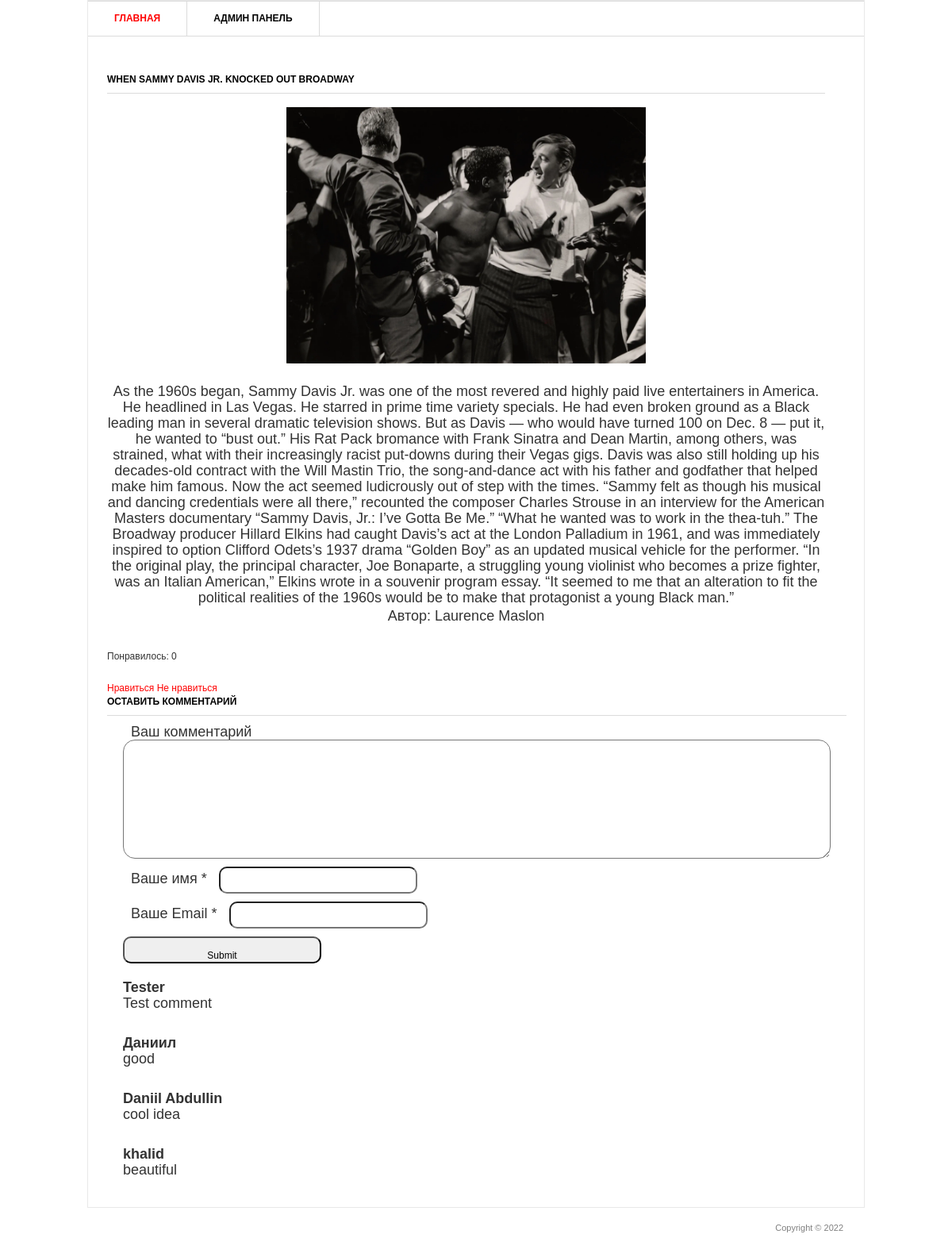
/1/, run on the app's committed database.
### blog/models.py (models this page shows, shortened)
class BlogPost(models.Model):
    title = models.CharField('Заголовок записи', max_length=100)
    description = models.TextField('Текст записи')
    author = models.CharField('Имя автора', max_length=100)
    date = models.DateField('Дата публикации')
    img = models.ImageField('Изображение', upload_to='image/%Y')
    class Meta:
        verbose_name = 'Запись'
        verbose_name_plural = 'Записи'

class Comments(models.Model):
    email = models.EmailField()
    name = models.CharField(max_length=50)
    text_comments = models.TextField('Текст комментария', max_length=2000)
    post = models.ForeignKey(BlogPost, on_delete=models.CASCADE)
    class Meta:
        verbose_name = 'Комментарий'
        verbose_name_plural = 'Комментарии'

### blog/views.py (the view)
# urls.py: path('<int:pk>/', views.PostDetail.as_view()),
class PostDetail(View):
    def get(self, request, pk):
        post = BlogPost.objects.get(id=pk)
        return render(request, 'blog/blog_detail.html', {'post': post})

### templates/blog/blog_detail.html (shortened to what this page needs)
{% load static %}
<html >
<head>
	<link rel="stylesheet" href="{% static 'css/style.css' %}" type="text/css" media="all" />
</head>
<body>
<div class="shell">
	<div class="border">
		<div id="navigation">
			<ul>
				<li><a href="/" class="active">Главная</a></li>
				<li><a href="/admin">Админ панель</a></li>
			</ul>
		</div>
		<div id="main">
			<div id="content" class="left">
				<div class="projects">
					<h3>{{ post.title }}</h3>
                    <p align="center">
                        {% if post.img %}
                            <img src="{{ post.img.url }}" width="50%" alt="{{ post.title }}" />
                        {% endif %}
                    </p>
					<div class="item">
						<div class="text left">
							<h4></h4>
							<p>{{ post.description}}</p>
							<p>Автор:  {{ post.author}}</p>
						</div>
					</div>
				</div>
			</div>
			<div>
				<br>
				<p>Понравилось: {{ post.likes_set.all.count }}</p>
				<br>
				<a href="{% url 'add_likes' post.id %}">Нравиться</a>
				<a href="{% url 'del_likes' post.id %}">Не нравиться</a>
			</div>
            <div class="form-comment">
                <h3>Оставить комментарий</h3>
                <div>
                    <form action="{% url 'add_comments' post.id %}" method="post">
                        <div>
                            <label>Ваш комментарий</label>
                            <textarea name="text_comments"></textarea>
                        </div>
                        <div>
                            <label>Ваше имя *</label>
                            <input type="text" name="name">
                        </div>
                        <div>
                            <label>Ваше Email *</label>
                            <input type="email" name="email">
                        </div>
                        <div>
                            <input type="submit">
                        </div>
                    </form>
                </div>
            </div>
			<div>
				{% for comment in post.comments_set.all %}
				<div class="view-comment">
					<h4>{{ comment.name }}</h4>
					<p>{{ comment.text_comments }}</p>
				</div>
				{% endfor %}
			</div>
		</div>
	</div>
	<div id="footer">
		<p class="copy right">Copyright &copy;  2022 </p>
	</div>
</div>
</body>
</html>

### static/css/style.css (style rules this page uses)
* { margin: 0; padding: 0; outline:0; }
body { font-size: 12px; line-height: 20px; font-family: Georgia, Arial, Helvetica, Sans-Serif; color: #333; background: url() repeat 0 0; }
a { color: #ff0000; text-decoration: none; cursor:pointer; }
input, textarea, select { font-family: Arial, Helvetica, sans-serif; font-size:12px; }
textarea { overflow:auto; }
.left, .alignleft { float: left; display: inline; }
.right, .alignright { float: right; display: inline; }
.shell { width: 980px; margin: 0 auto; }
.border { border: 1px solid #e8e8e8; background: #fff; position: relative; }
#navigation { height: 43px; border-top: 1px solid #dbdbdb; border-bottom: 1px solid #dbdbdb; }
#navigation ul { list-style: none; }
#navigation ul li { float: left; height: 43px; border-right: 1px solid #dbdbdb; font-size: 12px; line-height: 43px; font-weight: bold; text-transform: uppercase; }
#navigation ul li a { float: left; height: 43px; color: #000; padding: 0 33px; }
#navigation ul li a:hover, #navigation ul li a.active { color: #ff0000; text-decoration: none; }
#main { width: 932px; padding: 37px 24px 17px 24px; }
#main h3 { font-size: 12px; line-height: 15px; color: #000; text-transform: uppercase; border-bottom: 1px solid #dbdbdb; padding: 0 0 9px 0; }
#content { width: 905px; }
.projects { padding: 10px 0 0 0; }
.projects h3 { margin: 0 0 17px 0; }
.projects .item { margin: 0 0 28px 0; }
.projects .text { margin: 0 auto; text-align: center; margin-top: 20px; }
.projects .text h4 { font-size: 12px; line-height: 15px; color: #333; text-transform: uppercase; padding: 3px 0 2px 0; }
.projects .text p { padding: 0 0 3px 0; font-size: 18px; }
#footer { font-family: Arial, sans-serif; font-size: 11px; line-height: 14px; color: #7f7f7f; padding: 18px 27px 20px 38px; }
.form-comment { font-size: 18px; }
.form-comment label { margin: 10px 10px }
.form-comment textarea { border-radius: 15px; padding: 15px; height: 150px; width: 100%; resize: vertical; }
.form-comment input { border-radius: 10px; padding: 15px; height: 30px; width: 250px; }
.form-comment div { margin: 10px; }
.view-comment { font-size: 18px; padding: 10px; margin: 10px; border-radius: 10px; }

### data on the page
BlogPost: title "WHEN SAMMY DAVIS JR. KNOCKED OUT BROADWAY", img (picture), description "As the 1960s began, Sammy Davis Jr. was one of the most revered and highly paid live entertainers in America. He headlined in Las Vegas. He starred in prime time variety specials. He had even broken ground as a Black leading man in several dramatic television shows. But as Davis — who would have turned 100 on Dec. 8 — put it, he wanted to “bust out.” His Rat Pack bromance with Frank Sinatra and Dean Martin, among others, was strained, what with their increasingly racist put-downs during their Vegas gigs. Davis was also still holding up his decades-old contract with the Will Mastin Trio, the song-and-dance act with his father and godfather that helped make him famous. Now the act seemed…", author "Laurence Maslon", likes_set.all.count "0"
Comments: name "Tester", text_comments "Test comment"
Comments: name "Даниил", text_comments "good"
Comments: name "Daniil Abdullin", text_comments "cool idea"
Comments: name "khalid", text_comments "beautiful"
